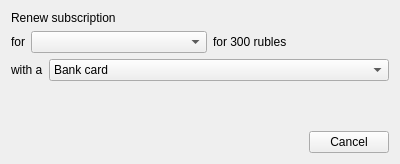
<?xml version="1.0" encoding="UTF-8"?>
<ui version="4.0">
 <class>RenewSubscriptionDialog</class>
 <widget class="QWidget" name="RenewSubscriptionDialog">
  <property name="geometry">
   <rect>
    <x>0</x>
    <y>0</y>
    <width>400</width>
    <height>164</height>
   </rect>
  </property>
  <property name="minimumSize">
   <size>
    <width>400</width>
    <height>0</height>
   </size>
  </property>
  <property name="windowTitle">
   <string>Renew subscription</string>
  </property>
  <layout class="QVBoxLayout" name="verticalLayout">
   <item>
    <widget class="QStackedWidget" name="stackedWidget">
     <property name="currentIndex">
      <number>0</number>
     </property>
     <widget class="QWidget" name="page">
      <layout class="QVBoxLayout" name="verticalLayout_2">
       <property name="leftMargin">
        <number>0</number>
       </property>
       <property name="topMargin">
        <number>0</number>
       </property>
       <property name="rightMargin">
        <number>0</number>
       </property>
       <property name="bottomMargin">
        <number>0</number>
       </property>
       <item>
        <widget class="QLabel" name="label">
         <property name="text">
          <string>Renew subscription</string>
         </property>
        </widget>
       </item>
       <item>
        <layout class="QHBoxLayout" name="horizontalLayout">
         <item>
          <widget class="QLabel" name="label_2">
           <property name="sizePolicy">
            <sizepolicy hsizetype="Maximum" vsizetype="Preferred">
             <horstretch>0</horstretch>
             <verstretch>0</verstretch>
            </sizepolicy>
           </property>
           <property name="text">
            <string>for</string>
           </property>
          </widget>
         </item>
         <item>
          <widget class="QComboBox" name="duration"/>
         </item>
         <item>
          <widget class="QLabel" name="payment">
           <property name="text">
            <string>for 300 rubles</string>
           </property>
          </widget>
         </item>
        </layout>
       </item>
       <item>
        <layout class="QHBoxLayout" name="horizontalLayout_2">
         <item>
          <widget class="QLabel" name="label_4">
           <property name="sizePolicy">
            <sizepolicy hsizetype="Maximum" vsizetype="Preferred">
             <horstretch>0</horstretch>
             <verstretch>0</verstretch>
            </sizepolicy>
           </property>
           <property name="text">
            <string>with a</string>
           </property>
          </widget>
         </item>
         <item>
          <widget class="QComboBox" name="paymentType">
           <item>
            <property name="text">
             <string>Bank card</string>
            </property>
           </item>
           <item>
            <property name="text">
             <string>Yandex money</string>
            </property>
           </item>
          </widget>
         </item>
        </layout>
       </item>
      </layout>
     </widget>
     <widget class="QWidget" name="page_2">
      <layout class="QHBoxLayout" name="horizontalLayout_3">
       <item>
        <widget class="QLabel" name="label_3">
         <property name="text">
          <string>Thanks! Your subscription is active until </string>
         </property>
         <property name="alignment">
          <set>Qt::AlignCenter</set>
         </property>
        </widget>
       </item>
       <item>
        <widget class="QLabel" name="subscriptionDate">
         <property name="text">
          <string>22.17.2010</string>
         </property>
        </widget>
       </item>
      </layout>
     </widget>
    </widget>
   </item>
   <item>
    <spacer name="verticalSpacer">
     <property name="orientation">
      <enum>Qt::Vertical</enum>
     </property>
     <property name="sizeHint" stdset="0">
      <size>
       <width>20</width>
       <height>40</height>
      </size>
     </property>
    </spacer>
   </item>
   <item>
    <widget class="QDialogButtonBox" name="buttonBox">
     <property name="standardButtons">
      <set>QDialogButtonBox::Cancel</set>
     </property>
    </widget>
   </item>
  </layout>
 </widget>
 <resources/>
 <connections/>
</ui>
